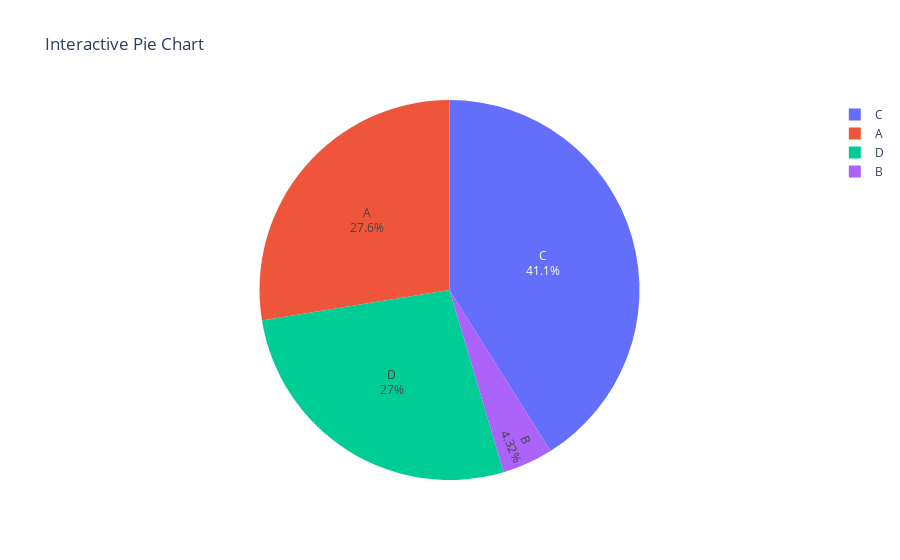

Here is the notebook cell this chart was saved with:
### Markdown cell above
Ques 21. Using Plotly, create an interactive pie chart Of randomly generated data, add labels and percentages, set
the title as 'Interactive Pie Chart'.

### Code cell
import plotly.graph_objects as go
import numpy as np

labels = ['A', 'B', 'C', 'D']
values = np.random.randint(1, 100, size=4)
fig = go.Figure(data=[go.Pie(labels=labels, values=values, textinfo='label+percent')])
fig.update_layout(title='Interactive Pie Chart')
fig.show()

### Figure 1 — Plotly figure (JSON) as saved in the notebook; plotly's stock layout.template omitted (floating-point values rounded to 4 significant figures)
{"data": [{"labels": ["A", "B", "C", "D"], "textinfo": "label+percent", "type": "pie", "values": [51, 8, 76, 50]}], "layout": {"title": {"text": "Interactive Pie Chart"}}}
